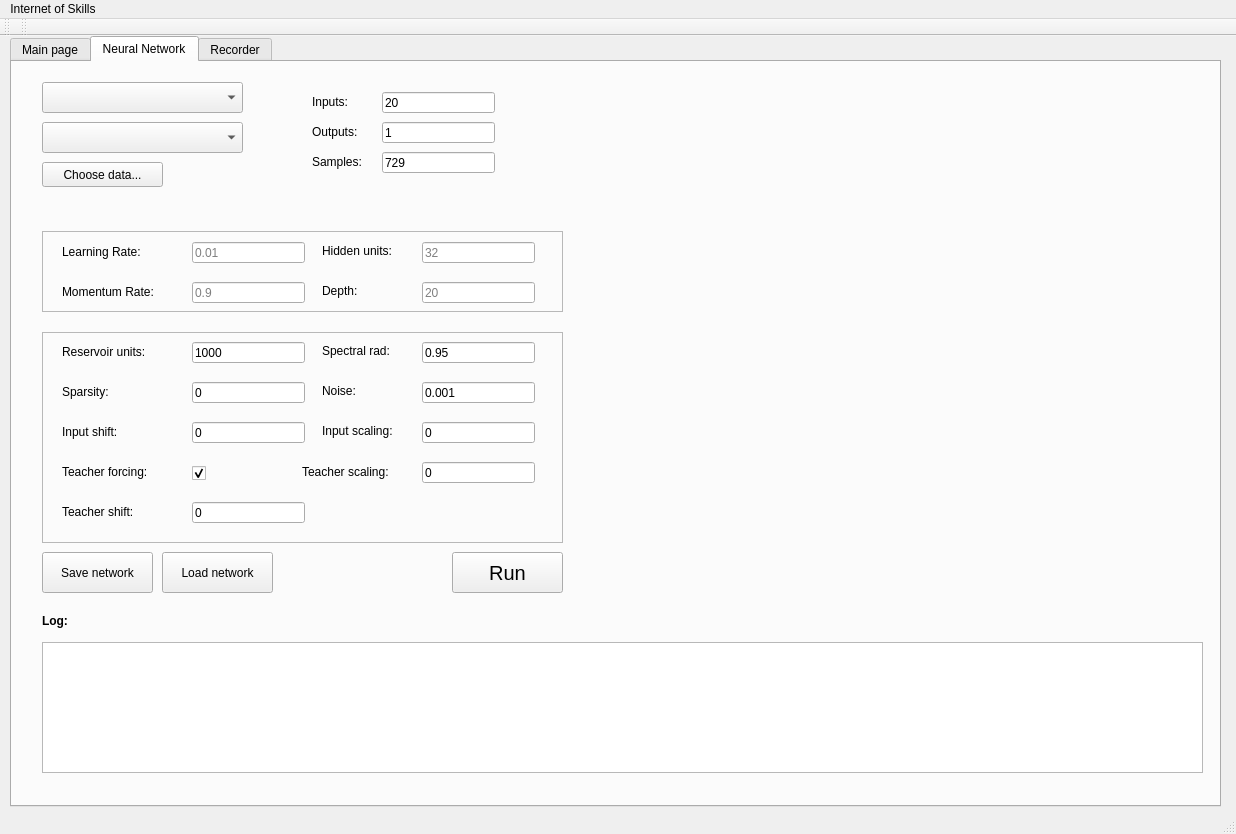
<?xml version="1.0" encoding="UTF-8"?>
<ui version="4.0">
 <class>MainWindow</class>
 <widget class="QMainWindow" name="MainWindow">
  <property name="geometry">
   <rect>
    <x>0</x>
    <y>0</y>
    <width>1236</width>
    <height>834</height>
   </rect>
  </property>
  <property name="windowTitle">
   <string>MainWindow</string>
  </property>
  <widget class="QWidget" name="centralWidget">
   <widget class="QLabel" name="totalLatency">
    <property name="geometry">
     <rect>
      <x>500</x>
      <y>310</y>
      <width>67</width>
      <height>17</height>
     </rect>
    </property>
    <property name="text">
     <string>0</string>
    </property>
   </widget>
   <widget class="QTabWidget" name="tabWidget">
    <property name="geometry">
     <rect>
      <x>10</x>
      <y>0</y>
      <width>1211</width>
      <height>771</height>
     </rect>
    </property>
    <property name="currentIndex">
     <number>1</number>
    </property>
    <property name="movable">
     <bool>true</bool>
    </property>
    <widget class="QWidget" name="MainPage">
     <attribute name="title">
      <string>Main page</string>
     </attribute>
     <widget class="QLabel" name="label_2">
      <property name="geometry">
       <rect>
        <x>340</x>
        <y>540</y>
        <width>131</width>
        <height>17</height>
       </rect>
      </property>
      <property name="font">
       <font>
        <weight>75</weight>
        <bold>true</bold>
       </font>
      </property>
      <property name="text">
       <string>Inter pack time:</string>
      </property>
     </widget>
     <widget class="QLineEdit" name="port">
      <property name="geometry">
       <rect>
        <x>220</x>
        <y>20</y>
        <width>71</width>
        <height>25</height>
       </rect>
      </property>
      <property name="placeholderText">
       <string>5009</string>
      </property>
     </widget>
     <widget class="QPushButton" name="disconnectButton">
      <property name="geometry">
       <rect>
        <x>120</x>
        <y>60</y>
        <width>89</width>
        <height>25</height>
       </rect>
      </property>
      <property name="text">
       <string>Disconnect</string>
      </property>
     </widget>
     <widget class="QLabel" name="label_3">
      <property name="geometry">
       <rect>
        <x>340</x>
        <y>510</y>
        <width>131</width>
        <height>17</height>
       </rect>
      </property>
      <property name="font">
       <font>
        <weight>75</weight>
        <bold>true</bold>
       </font>
      </property>
      <property name="text">
       <string>Network latency:</string>
      </property>
     </widget>
     <widget class="QLabel" name="networkLatency">
      <property name="geometry">
       <rect>
        <x>480</x>
        <y>510</y>
        <width>371</width>
        <height>17</height>
       </rect>
      </property>
      <property name="text">
       <string>0</string>
      </property>
     </widget>
     <widget class="QLineEdit" name="address">
      <property name="geometry">
       <rect>
        <x>20</x>
        <y>20</y>
        <width>191</width>
        <height>25</height>
       </rect>
      </property>
     </widget>
     <widget class="QPushButton" name="connectButton">
      <property name="geometry">
       <rect>
        <x>20</x>
        <y>60</y>
        <width>89</width>
        <height>25</height>
       </rect>
      </property>
      <property name="autoFillBackground">
       <bool>false</bool>
      </property>
      <property name="text">
       <string>Start</string>
      </property>
     </widget>
     <widget class="QTextBrowser" name="logMessages">
      <property name="geometry">
       <rect>
        <x>20</x>
        <y>140</y>
        <width>281</width>
        <height>381</height>
       </rect>
      </property>
     </widget>
     <widget class="QLabel" name="label_7">
      <property name="geometry">
       <rect>
        <x>20</x>
        <y>110</y>
        <width>81</width>
        <height>17</height>
       </rect>
      </property>
      <property name="font">
       <font>
        <weight>75</weight>
        <bold>true</bold>
       </font>
      </property>
      <property name="text">
       <string>Messages:</string>
      </property>
     </widget>
     <widget class="QLabel" name="label_8">
      <property name="geometry">
       <rect>
        <x>340</x>
        <y>570</y>
        <width>101</width>
        <height>17</height>
       </rect>
      </property>
      <property name="font">
       <font>
        <weight>75</weight>
        <bold>true</bold>
       </font>
      </property>
      <property name="text">
       <string>Total latency:</string>
      </property>
     </widget>
     <widget class="QLabel" name="packTime">
      <property name="geometry">
       <rect>
        <x>480</x>
        <y>540</y>
        <width>101</width>
        <height>17</height>
       </rect>
      </property>
      <property name="text">
       <string>0</string>
      </property>
     </widget>
     <widget class="QCustomPlot" name="onlinePlot" native="true">
      <property name="geometry">
       <rect>
        <x>330</x>
        <y>20</y>
        <width>861</width>
        <height>221</height>
       </rect>
      </property>
     </widget>
     <widget class="QCustomPlot" name="onlinePlot2" native="true">
      <property name="geometry">
       <rect>
        <x>330</x>
        <y>260</y>
        <width>861</width>
        <height>221</height>
       </rect>
      </property>
     </widget>
    </widget>
    <widget class="QWidget" name="NeuralNetwork">
     <attribute name="title">
      <string>Neural Network</string>
     </attribute>
     <widget class="QPushButton" name="chooseDataButton">
      <property name="geometry">
       <rect>
        <x>30</x>
        <y>100</y>
        <width>121</width>
        <height>25</height>
       </rect>
      </property>
      <property name="text">
       <string>Choose data...</string>
      </property>
     </widget>
     <widget class="QLabel" name="dataPath">
      <property name="geometry">
       <rect>
        <x>30</x>
        <y>130</y>
        <width>321</width>
        <height>21</height>
       </rect>
      </property>
      <property name="text">
       <string/>
      </property>
     </widget>
     <widget class="QTextBrowser" name="logMessages_3">
      <property name="geometry">
       <rect>
        <x>30</x>
        <y>580</y>
        <width>1161</width>
        <height>131</height>
       </rect>
      </property>
     </widget>
     <widget class="QLabel" name="label_10">
      <property name="geometry">
       <rect>
        <x>30</x>
        <y>550</y>
        <width>81</width>
        <height>17</height>
       </rect>
      </property>
      <property name="font">
       <font>
        <weight>75</weight>
        <bold>true</bold>
       </font>
      </property>
      <property name="text">
       <string>Log:</string>
      </property>
     </widget>
     <widget class="QPushButton" name="runButton">
      <property name="geometry">
       <rect>
        <x>440</x>
        <y>490</y>
        <width>111</width>
        <height>41</height>
       </rect>
      </property>
      <property name="font">
       <font>
        <pointsize>15</pointsize>
       </font>
      </property>
      <property name="text">
       <string>Run</string>
      </property>
     </widget>
     <widget class="QComboBox" name="networkTypeCombo">
      <property name="geometry">
       <rect>
        <x>30</x>
        <y>20</y>
        <width>201</width>
        <height>31</height>
       </rect>
      </property>
      <property name="currentText">
       <string/>
      </property>
     </widget>
     <widget class="QPushButton" name="saveNetworkButton">
      <property name="geometry">
       <rect>
        <x>30</x>
        <y>490</y>
        <width>111</width>
        <height>41</height>
       </rect>
      </property>
      <property name="text">
       <string>Save network</string>
      </property>
     </widget>
     <widget class="QPushButton" name="loadNetworkButton">
      <property name="geometry">
       <rect>
        <x>150</x>
        <y>490</y>
        <width>111</width>
        <height>41</height>
       </rect>
      </property>
      <property name="text">
       <string>Load network</string>
      </property>
     </widget>
     <widget class="QCustomPlot" name="resultPlot" native="true">
      <property name="geometry">
       <rect>
        <x>570</x>
        <y>20</y>
        <width>621</width>
        <height>511</height>
       </rect>
      </property>
     </widget>
     <widget class="QLineEdit" name="inputsNumberField">
      <property name="geometry">
       <rect>
        <x>370</x>
        <y>30</y>
        <width>113</width>
        <height>21</height>
       </rect>
      </property>
      <property name="autoFillBackground">
       <bool>false</bool>
      </property>
      <property name="text">
       <string>20</string>
      </property>
      <property name="placeholderText">
       <string>20</string>
      </property>
     </widget>
     <widget class="QLabel" name="inputs">
      <property name="geometry">
       <rect>
        <x>300</x>
        <y>30</y>
        <width>51</width>
        <height>20</height>
       </rect>
      </property>
      <property name="text">
       <string>Inputs:</string>
      </property>
     </widget>
     <widget class="QLabel" name="outputs">
      <property name="geometry">
       <rect>
        <x>300</x>
        <y>60</y>
        <width>61</width>
        <height>20</height>
       </rect>
      </property>
      <property name="text">
       <string>Outputs:</string>
      </property>
     </widget>
     <widget class="QLineEdit" name="outputsNumberField">
      <property name="geometry">
       <rect>
        <x>370</x>
        <y>60</y>
        <width>113</width>
        <height>21</height>
       </rect>
      </property>
      <property name="text">
       <string>1</string>
      </property>
      <property name="placeholderText">
       <string/>
      </property>
     </widget>
     <widget class="QComboBox" name="actionTypeCombo">
      <property name="geometry">
       <rect>
        <x>30</x>
        <y>60</y>
        <width>201</width>
        <height>31</height>
       </rect>
      </property>
      <property name="currentText">
       <string/>
      </property>
     </widget>
     <widget class="QWidget" name="CWRecurrentParamsWidget" native="true">
      <property name="geometry">
       <rect>
        <x>20</x>
        <y>160</y>
        <width>541</width>
        <height>101</height>
       </rect>
      </property>
      <widget class="QLabel" name="momentumrate">
       <property name="geometry">
        <rect>
         <x>30</x>
         <y>60</y>
         <width>121</width>
         <height>20</height>
        </rect>
       </property>
       <property name="text">
        <string>Momentum Rate:</string>
       </property>
      </widget>
      <widget class="QLineEdit" name="learningRateField">
       <property name="geometry">
        <rect>
         <x>160</x>
         <y>20</y>
         <width>113</width>
         <height>21</height>
        </rect>
       </property>
       <property name="text">
        <string/>
       </property>
       <property name="placeholderText">
        <string>0.01</string>
       </property>
      </widget>
      <widget class="QLabel" name="hiddenunits">
       <property name="geometry">
        <rect>
         <x>290</x>
         <y>20</y>
         <width>91</width>
         <height>17</height>
        </rect>
       </property>
       <property name="text">
        <string>Hidden units:</string>
       </property>
      </widget>
      <widget class="QLineEdit" name="momentumRateField">
       <property name="geometry">
        <rect>
         <x>160</x>
         <y>60</y>
         <width>113</width>
         <height>21</height>
        </rect>
       </property>
       <property name="text">
        <string/>
       </property>
       <property name="placeholderText">
        <string>0.9</string>
       </property>
      </widget>
      <widget class="QLineEdit" name="depthField">
       <property name="geometry">
        <rect>
         <x>390</x>
         <y>60</y>
         <width>113</width>
         <height>21</height>
        </rect>
       </property>
       <property name="placeholderText">
        <string>20</string>
       </property>
      </widget>
      <widget class="QLabel" name="learningrate">
       <property name="geometry">
        <rect>
         <x>30</x>
         <y>20</y>
         <width>101</width>
         <height>20</height>
        </rect>
       </property>
       <property name="text">
        <string>Learning Rate:</string>
       </property>
      </widget>
      <widget class="QFrame" name="frame">
       <property name="geometry">
        <rect>
         <x>10</x>
         <y>9</y>
         <width>521</width>
         <height>81</height>
        </rect>
       </property>
       <property name="frameShape">
        <enum>QFrame::StyledPanel</enum>
       </property>
       <property name="frameShadow">
        <enum>QFrame::Raised</enum>
       </property>
      </widget>
      <widget class="QLineEdit" name="hiddenUnitsField">
       <property name="geometry">
        <rect>
         <x>390</x>
         <y>20</y>
         <width>113</width>
         <height>21</height>
        </rect>
       </property>
       <property name="placeholderText">
        <string>32</string>
       </property>
      </widget>
      <widget class="QLabel" name="depth">
       <property name="geometry">
        <rect>
         <x>290</x>
         <y>60</y>
         <width>91</width>
         <height>17</height>
        </rect>
       </property>
       <property name="text">
        <string>Depth:</string>
       </property>
      </widget>
      <zorder>frame</zorder>
      <zorder>depthField</zorder>
      <zorder>momentumrate</zorder>
      <zorder>learningRateField</zorder>
      <zorder>hiddenunits</zorder>
      <zorder>momentumRateField</zorder>
      <zorder>learningrate</zorder>
      <zorder>hiddenUnitsField</zorder>
      <zorder>depth</zorder>
     </widget>
     <widget class="QWidget" name="EchoStateParamsWidget" native="true">
      <property name="geometry">
       <rect>
        <x>30</x>
        <y>270</y>
        <width>531</width>
        <height>221</height>
       </rect>
      </property>
      <widget class="QFrame" name="frame_2">
       <property name="geometry">
        <rect>
         <x>0</x>
         <y>0</y>
         <width>521</width>
         <height>211</height>
        </rect>
       </property>
       <property name="frameShape">
        <enum>QFrame::StyledPanel</enum>
       </property>
       <property name="frameShadow">
        <enum>QFrame::Raised</enum>
       </property>
       <widget class="QLineEdit" name="inputShiftField">
        <property name="geometry">
         <rect>
          <x>150</x>
          <y>90</y>
          <width>113</width>
          <height>21</height>
         </rect>
        </property>
        <property name="text">
         <string>0</string>
        </property>
        <property name="placeholderText">
         <string>None</string>
        </property>
       </widget>
       <widget class="QLabel" name="inputshift">
        <property name="geometry">
         <rect>
          <x>20</x>
          <y>90</y>
          <width>121</width>
          <height>20</height>
         </rect>
        </property>
        <property name="text">
         <string>Input shift:</string>
        </property>
       </widget>
       <widget class="QLineEdit" name="inputScalingField">
        <property name="geometry">
         <rect>
          <x>380</x>
          <y>90</y>
          <width>113</width>
          <height>21</height>
         </rect>
        </property>
        <property name="text">
         <string>0</string>
        </property>
        <property name="placeholderText">
         <string>None</string>
        </property>
       </widget>
       <widget class="QLabel" name="inputscaling">
        <property name="geometry">
         <rect>
          <x>280</x>
          <y>90</y>
          <width>91</width>
          <height>17</height>
         </rect>
        </property>
        <property name="text">
         <string>Input scaling:</string>
        </property>
       </widget>
       <widget class="QLabel" name="teacherforcing">
        <property name="geometry">
         <rect>
          <x>20</x>
          <y>130</y>
          <width>121</width>
          <height>20</height>
         </rect>
        </property>
        <property name="text">
         <string>Teacher forcing:</string>
        </property>
       </widget>
       <widget class="QLineEdit" name="teacherScalingField">
        <property name="geometry">
         <rect>
          <x>380</x>
          <y>130</y>
          <width>113</width>
          <height>21</height>
         </rect>
        </property>
        <property name="text">
         <string>0</string>
        </property>
        <property name="placeholderText">
         <string>None</string>
        </property>
       </widget>
       <widget class="QLabel" name="teacherscaling">
        <property name="geometry">
         <rect>
          <x>260</x>
          <y>130</y>
          <width>111</width>
          <height>20</height>
         </rect>
        </property>
        <property name="text">
         <string>Teacher scaling:</string>
        </property>
       </widget>
       <widget class="QLineEdit" name="teacherShiftField">
        <property name="geometry">
         <rect>
          <x>150</x>
          <y>170</y>
          <width>113</width>
          <height>21</height>
         </rect>
        </property>
        <property name="text">
         <string>0</string>
        </property>
        <property name="placeholderText">
         <string>None</string>
        </property>
       </widget>
       <widget class="QLabel" name="teachershift">
        <property name="geometry">
         <rect>
          <x>20</x>
          <y>170</y>
          <width>111</width>
          <height>20</height>
         </rect>
        </property>
        <property name="text">
         <string>Teacher shift:</string>
        </property>
       </widget>
       <widget class="QCheckBox" name="teacherForcingCheckbox">
        <property name="geometry">
         <rect>
          <x>150</x>
          <y>130</y>
          <width>21</width>
          <height>23</height>
         </rect>
        </property>
        <property name="text">
         <string/>
        </property>
        <property name="checked">
         <bool>true</bool>
        </property>
       </widget>
       <widget class="QLabel" name="sparsity">
        <property name="geometry">
         <rect>
          <x>20</x>
          <y>50</y>
          <width>121</width>
          <height>20</height>
         </rect>
        </property>
        <property name="text">
         <string>Sparsity:</string>
        </property>
       </widget>
       <widget class="QLineEdit" name="noiseField">
        <property name="geometry">
         <rect>
          <x>380</x>
          <y>50</y>
          <width>113</width>
          <height>21</height>
         </rect>
        </property>
        <property name="text">
         <string>0.001</string>
        </property>
        <property name="placeholderText">
         <string>0.001</string>
        </property>
       </widget>
       <widget class="QLineEdit" name="spectralRadiusField">
        <property name="geometry">
         <rect>
          <x>380</x>
          <y>10</y>
          <width>113</width>
          <height>21</height>
         </rect>
        </property>
        <property name="text">
         <string>0.95</string>
        </property>
        <property name="placeholderText">
         <string>0.95</string>
        </property>
       </widget>
       <widget class="QLineEdit" name="reservoirSizeField">
        <property name="geometry">
         <rect>
          <x>150</x>
          <y>10</y>
          <width>113</width>
          <height>21</height>
         </rect>
        </property>
        <property name="text">
         <string>1000</string>
        </property>
        <property name="placeholderText">
         <string>1000</string>
        </property>
       </widget>
       <widget class="QLabel" name="noise">
        <property name="geometry">
         <rect>
          <x>280</x>
          <y>50</y>
          <width>91</width>
          <height>17</height>
         </rect>
        </property>
        <property name="text">
         <string>Noise:</string>
        </property>
       </widget>
       <widget class="QLabel" name="reservoirunits">
        <property name="geometry">
         <rect>
          <x>20</x>
          <y>10</y>
          <width>111</width>
          <height>20</height>
         </rect>
        </property>
        <property name="text">
         <string>Reservoir units:</string>
        </property>
       </widget>
       <widget class="QLineEdit" name="sparsityField">
        <property name="geometry">
         <rect>
          <x>150</x>
          <y>50</y>
          <width>113</width>
          <height>21</height>
         </rect>
        </property>
        <property name="text">
         <string>0</string>
        </property>
        <property name="placeholderText">
         <string>0</string>
        </property>
       </widget>
       <widget class="QLabel" name="spectralrad">
        <property name="geometry">
         <rect>
          <x>280</x>
          <y>10</y>
          <width>91</width>
          <height>17</height>
         </rect>
        </property>
        <property name="text">
         <string>Spectral rad:</string>
        </property>
       </widget>
      </widget>
     </widget>
     <widget class="QLabel" name="outputs_2">
      <property name="geometry">
       <rect>
        <x>300</x>
        <y>90</y>
        <width>61</width>
        <height>20</height>
       </rect>
      </property>
      <property name="text">
       <string>Samples:</string>
      </property>
     </widget>
     <widget class="QLineEdit" name="samplesNumberField">
      <property name="geometry">
       <rect>
        <x>370</x>
        <y>90</y>
        <width>113</width>
        <height>21</height>
       </rect>
      </property>
      <property name="text">
       <string>729</string>
      </property>
      <property name="placeholderText">
       <string/>
      </property>
     </widget>
    </widget>
    <widget class="QWidget" name="Recorder">
     <attribute name="title">
      <string>Recorder</string>
     </attribute>
     <widget class="QTextBrowser" name="logMessages_2">
      <property name="geometry">
       <rect>
        <x>20</x>
        <y>400</y>
        <width>1041</width>
        <height>131</height>
       </rect>
      </property>
     </widget>
     <widget class="QLabel" name="label_9">
      <property name="geometry">
       <rect>
        <x>20</x>
        <y>370</y>
        <width>81</width>
        <height>17</height>
       </rect>
      </property>
      <property name="font">
       <font>
        <weight>75</weight>
        <bold>true</bold>
       </font>
      </property>
      <property name="text">
       <string>Log:</string>
      </property>
     </widget>
     <widget class="QPushButton" name="saveButton">
      <property name="geometry">
       <rect>
        <x>220</x>
        <y>20</y>
        <width>89</width>
        <height>25</height>
       </rect>
      </property>
      <property name="text">
       <string>Save as...</string>
      </property>
     </widget>
     <widget class="QPushButton" name="startButton">
      <property name="geometry">
       <rect>
        <x>20</x>
        <y>20</y>
        <width>89</width>
        <height>25</height>
       </rect>
      </property>
      <property name="text">
       <string>Start</string>
      </property>
     </widget>
     <widget class="QPushButton" name="stopButton">
      <property name="geometry">
       <rect>
        <x>120</x>
        <y>20</y>
        <width>89</width>
        <height>25</height>
       </rect>
      </property>
      <property name="text">
       <string>Stop</string>
      </property>
     </widget>
     <widget class="QLabel" name="label">
      <property name="geometry">
       <rect>
        <x>20</x>
        <y>100</y>
        <width>16</width>
        <height>17</height>
       </rect>
      </property>
      <property name="text">
       <string>X:</string>
      </property>
     </widget>
     <widget class="QLabel" name="label_4">
      <property name="geometry">
       <rect>
        <x>210</x>
        <y>100</y>
        <width>16</width>
        <height>17</height>
       </rect>
      </property>
      <property name="text">
       <string>Y:</string>
      </property>
     </widget>
     <widget class="QLabel" name="label_5">
      <property name="geometry">
       <rect>
        <x>410</x>
        <y>100</y>
        <width>16</width>
        <height>17</height>
       </rect>
      </property>
      <property name="text">
       <string>Z:</string>
      </property>
     </widget>
     <widget class="QLabel" name="positionX">
      <property name="geometry">
       <rect>
        <x>40</x>
        <y>100</y>
        <width>161</width>
        <height>17</height>
       </rect>
      </property>
      <property name="text">
       <string>0</string>
      </property>
     </widget>
     <widget class="QLabel" name="positionY">
      <property name="geometry">
       <rect>
        <x>230</x>
        <y>100</y>
        <width>161</width>
        <height>17</height>
       </rect>
      </property>
      <property name="text">
       <string>0</string>
      </property>
     </widget>
     <widget class="QLabel" name="positionZ">
      <property name="geometry">
       <rect>
        <x>430</x>
        <y>100</y>
        <width>161</width>
        <height>17</height>
       </rect>
      </property>
      <property name="text">
       <string>0</string>
      </property>
     </widget>
     <widget class="QLineEdit" name="recordInputSize">
      <property name="geometry">
       <rect>
        <x>100</x>
        <y>60</y>
        <width>113</width>
        <height>21</height>
       </rect>
      </property>
     </widget>
     <widget class="QLabel" name="label_12">
      <property name="geometry">
       <rect>
        <x>20</x>
        <y>60</y>
        <width>71</width>
        <height>17</height>
       </rect>
      </property>
      <property name="text">
       <string>InputSize:</string>
      </property>
     </widget>
     <widget class="QComboBox" name="recordTypeCombo">
      <property name="geometry">
       <rect>
        <x>490</x>
        <y>60</y>
        <width>201</width>
        <height>25</height>
       </rect>
      </property>
      <property name="currentIndex">
       <number>-1</number>
      </property>
     </widget>
     <widget class="QLabel" name="label_13">
      <property name="geometry">
       <rect>
        <x>240</x>
        <y>60</y>
        <width>81</width>
        <height>17</height>
       </rect>
      </property>
      <property name="text">
       <string>OutputSize:</string>
      </property>
     </widget>
     <widget class="QLineEdit" name="recordOutputSize">
      <property name="geometry">
       <rect>
        <x>330</x>
        <y>60</y>
        <width>113</width>
        <height>21</height>
       </rect>
      </property>
     </widget>
     <widget class="QLabel" name="linesRead">
      <property name="geometry">
       <rect>
        <x>20</x>
        <y>340</y>
        <width>221</width>
        <height>17</height>
       </rect>
      </property>
      <property name="text">
       <string>0</string>
      </property>
     </widget>
    </widget>
   </widget>
  </widget>
  <widget class="QMenuBar" name="menuBar">
   <property name="geometry">
    <rect>
     <x>0</x>
     <y>0</y>
     <width>1236</width>
     <height>22</height>
    </rect>
   </property>
   <widget class="QMenu" name="menuInternet_of_Skills">
    <property name="minimumSize">
     <size>
      <width>800</width>
      <height>600</height>
     </size>
    </property>
    <property name="title">
     <string>Internet of Skills</string>
    </property>
   </widget>
   <addaction name="menuInternet_of_Skills"/>
  </widget>
  <widget class="QToolBar" name="mainToolBar">
   <attribute name="toolBarArea">
    <enum>TopToolBarArea</enum>
   </attribute>
   <attribute name="toolBarBreak">
    <bool>false</bool>
   </attribute>
  </widget>
  <widget class="QStatusBar" name="statusBar"/>
  <widget class="QToolBar" name="toolBar">
   <property name="windowTitle">
    <string>toolBar</string>
   </property>
   <attribute name="toolBarArea">
    <enum>TopToolBarArea</enum>
   </attribute>
   <attribute name="toolBarBreak">
    <bool>false</bool>
   </attribute>
  </widget>
 </widget>
 <layoutdefault spacing="6" margin="11"/>
 <customwidgets>
  <customwidget>
   <class>QCustomPlot</class>
   <extends>QWidget</extends>
   <header>qcustomplot.h</header>
   <container>1</container>
  </customwidget>
 </customwidgets>
 <resources/>
 <connections/>
</ui>
